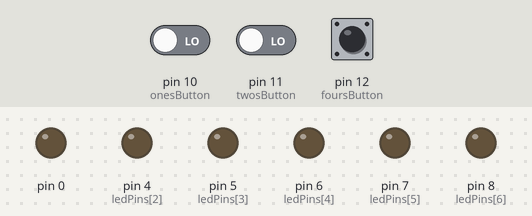
Bench run of a sketch on a simulated Arduino Uno, built with avr-gcc and run on an emulated ATmega328P. Shown: output pins drawn as LEDs (lit = HIGH). The test bench sets the inputs (shaded band); at power-on: pin 12 (foursButton) LOW, pin 10 (onesButton) LOW, pin 11 (twosButton) LOW.

Above: at 1.2 s.
1.3 s: pin 12 (foursButton) pulled HIGH for 0.15 s
At 1.37 s:
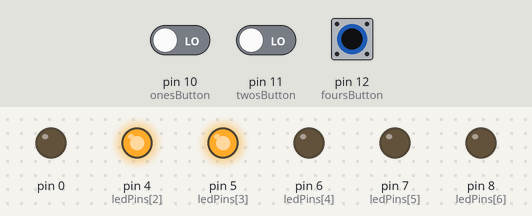
2.9 s: pin 12 (foursButton) pulled HIGH for 3.2 s
At 6.5 s:
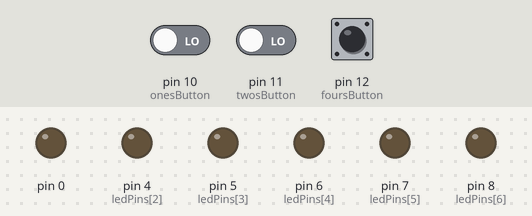
7.6 s: pin 10 (onesButton) driven HIGH and pin 11 (twosButton) driven HIGH
At 8.8 s:
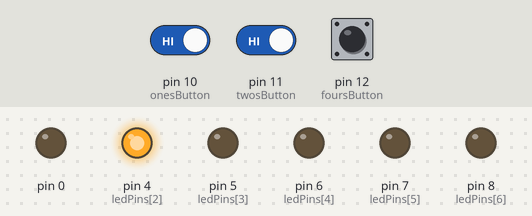
9.1 s: pin 12 (foursButton) pulled HIGH for 1 s
At 9.9 s:
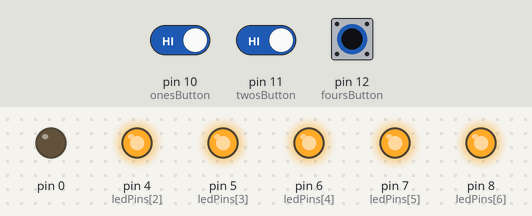
11.6 s: pin 10 (onesButton) driven LOW
At 11.9 s:
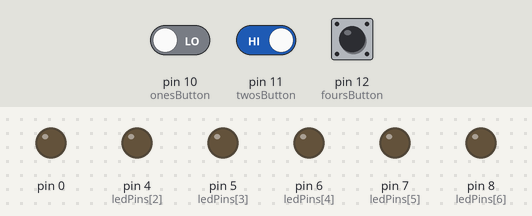
13.1 s: pin 12 (foursButton) pulled HIGH for 0.15 s
At 13.17 s:
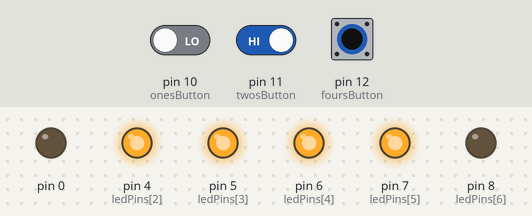
Timing chart, 0 to 15.7 s (numbered marks = the images above; inputs shaded):
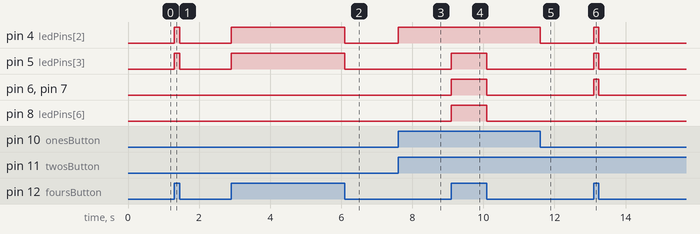

The sketch:

BinaryButtons.ino
```cpp
//WRITTEN BY: Austin Motz
/* This program has been written for you so that you can learn binary.
 * I have added some more advanced things for you to see in this program,
 * but you will not have to write these things yourself.
 */

/* Pay attetion to the order of the buttons when you connect them. One should be on the right
 * and four is on the left. This will affect which number you get when the button is pressed.
 */
const int onesButton = 10;
const int twosButton = 11;
const int foursButton = 12;

/* This is an array. It handles a large amount of variables
 * so that when you program you don't have to declare all of them.
 * Array numbering starts at 0 and goes on, so pay attention to what
 * index you are modifying when you use them.
 */
const int ledPins[] = {2, 3, 4, 5, 6, 7, 8};

void setup() {


  /* This is a for each loop. It will iterate through all
   *  elements of the array without you having to type
   *  everything in the parentheses.
   */
  for(int led: ledPins) {
    pinMode(ledPins[led], OUTPUT);
  }

  //Setup for the buttons
  pinMode(onesButton, INPUT);
  pinMode(twosButton, INPUT);
  pinMode(foursButton, INPUT);
}

void loop() {

  /* These are another way to write an if statement.
   * It goes variable = condition ? true action : false action;
   * It just saves line, it isn't anything special.
   *
   * The loop checks the buttons and adds their value to
   * the num variable if it is pressed
   */
  int num = digitalRead(onesButton) ? 1 : 0;
  num += digitalRead(twosButton) ? 2 : 0;
  num += digitalRead(foursButton) ? 4 : 0;

  /* This for loop turns on and off the appropriate LEDs.
   * Notice the array index is -1 because it starts at 0.
   */
  for(int i = 1; i < 8; i++) {
      if (num >= i) {
        digitalWrite(ledPins[i-1], HIGH);
      } else {
        digitalWrite(ledPins[i-1], LOW);
      }
  }
}
```

Measured:
- after the input at 1.3 s, pin 4 (ledPins[2]), pin 5 (ledPins[3]): LOW → HIGH at once, → LOW 0.15 s later
- after the input at 2.9 s, pin 4 (ledPins[2]), pin 5 (ledPins[3]): LOW → HIGH at once, → LOW 3.2 s later
- after the input at 7.6 s, pin 4 (ledPins[2]): LOW → HIGH at once
- after the input at 9.1 s, pin 5 (ledPins[3]), pin 6 (ledPins[4]), pin 7 (ledPins[5]), pin 8 (ledPins[6]): LOW → HIGH at once, → LOW 1.0 s later
- after the input at 11.6 s, pin 4 (ledPins[2]): HIGH → LOW at once
- after the input at 13.1 s, pin 4 (ledPins[2]), pin 5 (ledPins[3]), pin 6 (ledPins[4]), pin 7 (ledPins[5]): LOW → HIGH at once, → LOW 0.15 s later
